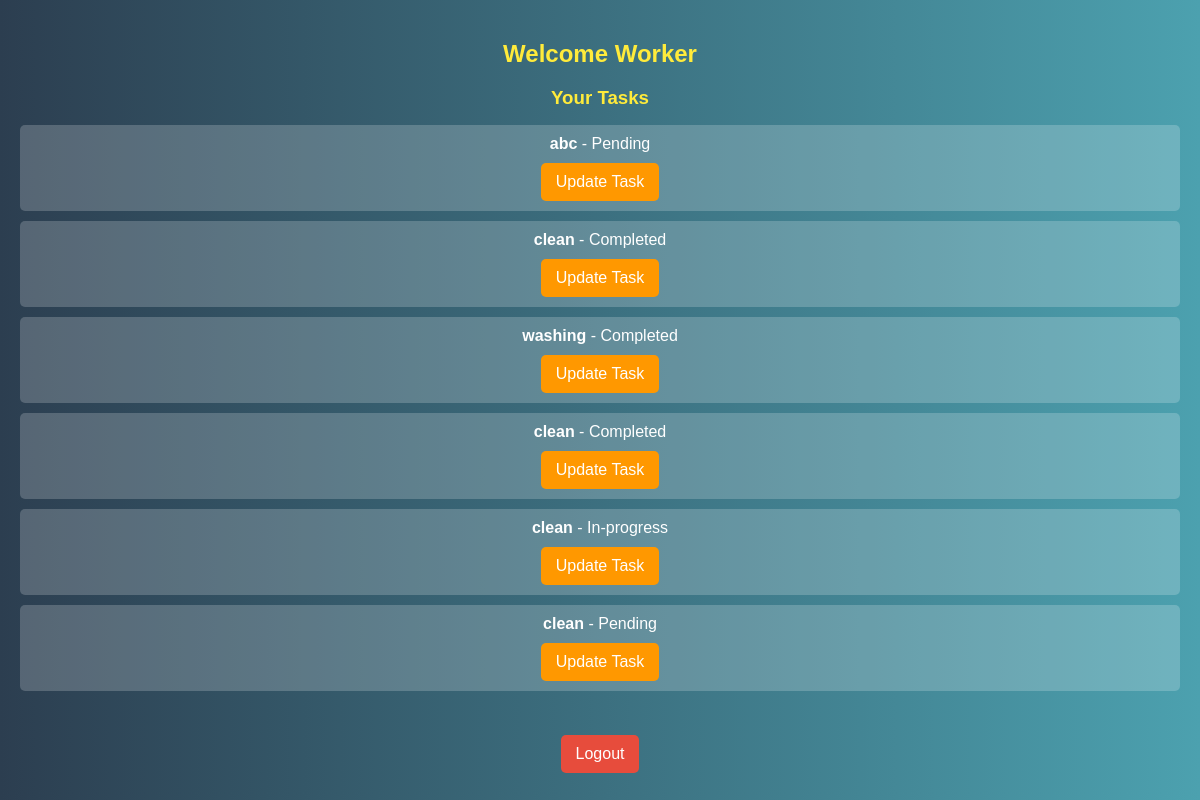
Screenshot of /worker/dashboard.php (signed in) with the database file from the repository.
### tables this page shows
CREATE TABLE `tasks` (
  `id` int(11) NOT NULL,
  `title` varchar(255) DEFAULT NULL,
  `description` text DEFAULT NULL,
  `assigned_to` int(11) DEFAULT NULL,
  `status` enum('pending','in-progress','completed') DEFAULT 'pending',
  `before_photo` varchar(255) DEFAULT NULL,
  `after_photo` varchar(255) DEFAULT NULL,
  `created_at` timestamp NOT NULL DEFAULT current_timestamp()
);

### worker/dashboard.php (the view, shortened to what this page needs)
<?php
include '../includes/db.php';
$worker_id = $_SESSION['user_id'];
$sql = "SELECT * FROM tasks WHERE assigned_to = $worker_id";
$result = $conn->query($sql);
?>
<!DOCTYPE html>
<html lang="en">
<head>
    <link rel="stylesheet" href="../css/styles.css">
</head>
<body>
    <h2>Welcome Worker</h2>
    <h3>Your Tasks</h3>
    <?php if ($result->num_rows > 0): ?>
        <ul>
        <?php while($task = $result->fetch_assoc()): ?>
            <li>
                <strong><?php echo $task['title']; ?></strong> - <?php echo ucfirst($task['status']); ?>
                <br>
                <a href="update_task.php?id=<?php echo $task['id']; ?>">Update Task</a>
            </li>
        <?php endwhile; ?>
        </ul>
    <?php else: ?>
        <p>No tasks assigned.</p>
    <?php endif; ?>
    <br>
    <a href="../logout.php">Logout</a>
</body>
</html>

### css/styles.css (style rules this page uses)
body { font-family: Arial, sans-serif; margin: 0; padding: 0; background-color: #f4f4f4; transition: background-color 0.3s ease-in-out; }
h2 { color: #333; transition: color 0.3s ease-in-out; }
a { text-decoration: none; color: #007bff; transition: color 0.3s ease-in-out; display: inline-block; padding: 10px; border-radius: 5px; transition: background-color 0.3s ease-in-out, transform 0.3s ease-in-out; }

### worker/dashboard.php (style rules this page uses)
body { font-family: Arial, sans-serif; background: linear-gradient(to right, #2c3e50, #4ca1af); color: white; text-align: center; padding: 20px; }
h2, h3 { color: #ffeb3b; margin-bottom: 10px; }
ul { list-style: none; padding: 0; }
li { background: rgba(255, 255, 255, 0.2); padding: 10px; margin: 10px 0; border-radius: 5px; transition: background 0.3s ease; }
a { display: inline-block; text-decoration: none; color: white; background: #ff9800; padding: 10px 15px; margin-top: 10px; border-radius: 5px; transition: background 0.3s ease; }
a[href="../logout.php"] { background: #e74c3c; }

### rows the page displays
tasks: title "abc", status "Pending"
tasks: title "clean", status "Completed"
tasks: title "washing", status "Completed"
tasks: title "clean", status "Completed"
tasks: title "clean", status "In-progress"
tasks: title "clean", status "Pending"
